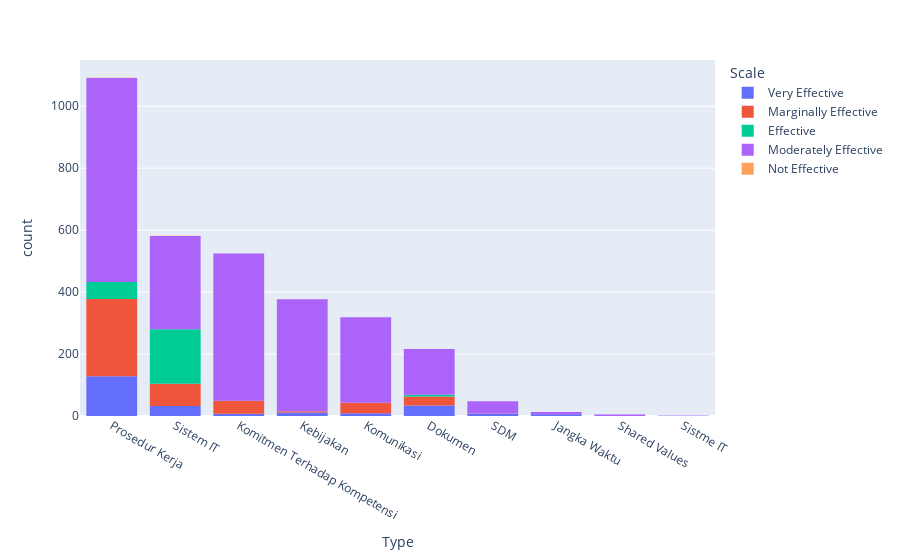

Notebook source saved alongside this figure:
### Code cell
fig = px.histogram(csa,x="Type ", color="Scale").update_xaxes(categoryorder="total descending")
fig.show()

### Figure 1 — Plotly figure (JSON) as saved in the notebook; plotly's stock layout.template omitted (floating-point values rounded to 4 significant figures; data arrays with more than 128 entries replaced by an {"elided": "..."} marker saying what was removed)
{"data": [{"alignmentgroup": "True", "bingroup": "x", "hovertemplate": "Scale=Very Effective<br>Type =%{x}<br>count=%{y}<extra></extra>", "legendgroup": "Very Effective", "marker": {"color": "#636efa", "pattern": {"shape": ""}}, "name": "Very Effective", "offsetgroup": "Very Effective", "orientation": "v", "showlegend": true, "type": "histogram", "x": {"elided": "235 str values"}, "xaxis": "x", "yaxis": "y"}, {"alignmentgroup": "True", "bingroup": "x", "hovertemplate": "Scale=Marginally Effective<br>Type =%{x}<br>count=%{y}<extra></extra>", "legendgroup": "Marginally Effective", "marker": {"color": "#EF553B", "pattern": {"shape": ""}}, "name": "Marginally Effective", "offsetgroup": "Marginally Effective", "orientation": "v", "showlegend": true, "type": "histogram", "x": {"elided": "432 str values"}, "xaxis": "x", "yaxis": "y"}, {"alignmentgroup": "True", "bingroup": "x", "hovertemplate": "Scale=Effective<br>Type =%{x}<br>count=%{y}<extra></extra>", "legendgroup": "Effective", "marker": {"color": "#00cc96", "pattern": {"shape": ""}}, "name": "Effective", "offsetgroup": "Effective", "orientation": "v", "showlegend": true, "type": "histogram", "x": {"elided": "237 str values"}, "xaxis": "x", "yaxis": "y"}, {"alignmentgroup": "True", "bingroup": "x", "hovertemplate": "Scale=Moderately Effective<br>Type =%{x}<br>count=%{y}<extra></extra>", "legendgroup": "Moderately Effective", "marker": {"color": "#ab63fa", "pattern": {"shape": ""}}, "name": "Moderately Effective", "offsetgroup": "Moderately Effective", "orientation": "v", "showlegend": true, "type": "histogram", "x": {"elided": "2273 str values"}, "xaxis": "x", "yaxis": "y"}, {"alignmentgroup": "True", "bingroup": "x", "hovertemplate": "Scale=Not Effective<br>Type =%{x}<br>count=%{y}<extra></extra>", "legendgroup": "Not Effective", "marker": {"color": "#FFA15A", "pattern": {"shape": ""}}, "name": "Not Effective", "offsetgroup": "Not Effective", "orientation": "v", "showlegend": true, "type": "histogram", "x": ["Prosedur Kerja", "Sistem IT"], "xaxis": "x", "yaxis": "y"}], "layout": {"autosize": true, "barmode": "relative", "legend": {"title": {"text": "Scale"}, "tracegroupgap": 0}, "margin": {"t": 60}, "xaxis": {"anchor": "y", "autorange": true, "categoryorder": "total descending", "domain": [0, 1], "range": [-0.5, 9.5], "title": {"text": "Type "}, "type": "category"}, "yaxis": {"anchor": "x", "autorange": true, "domain": [0, 1], "range": [0, 1149.0], "title": {"text": "count"}}}}
